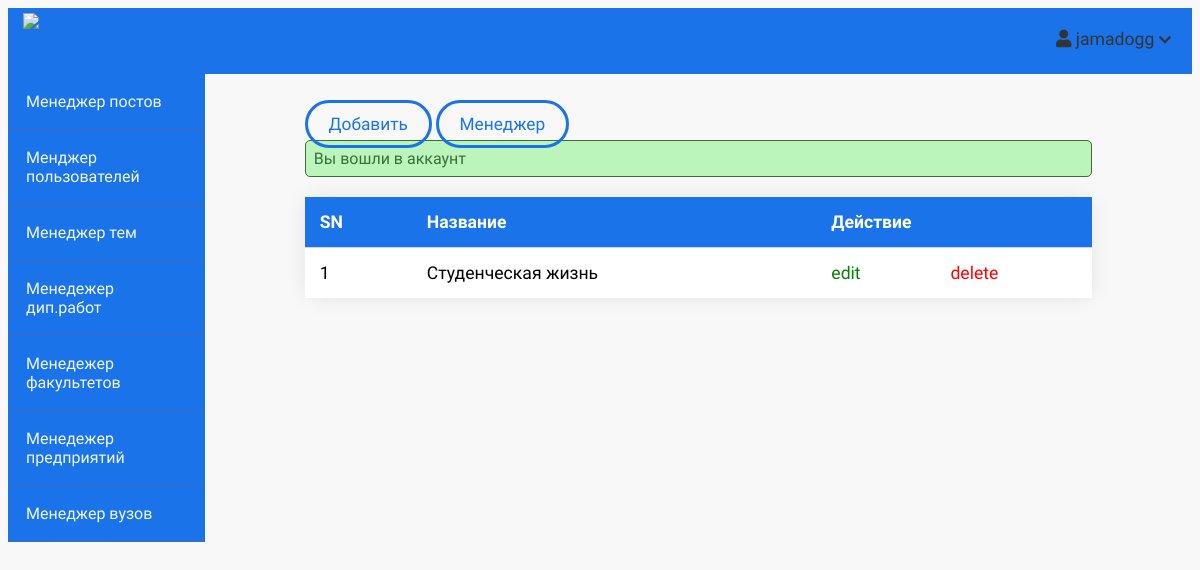
The app's page /admin/topics/index.php (signed in), older data.
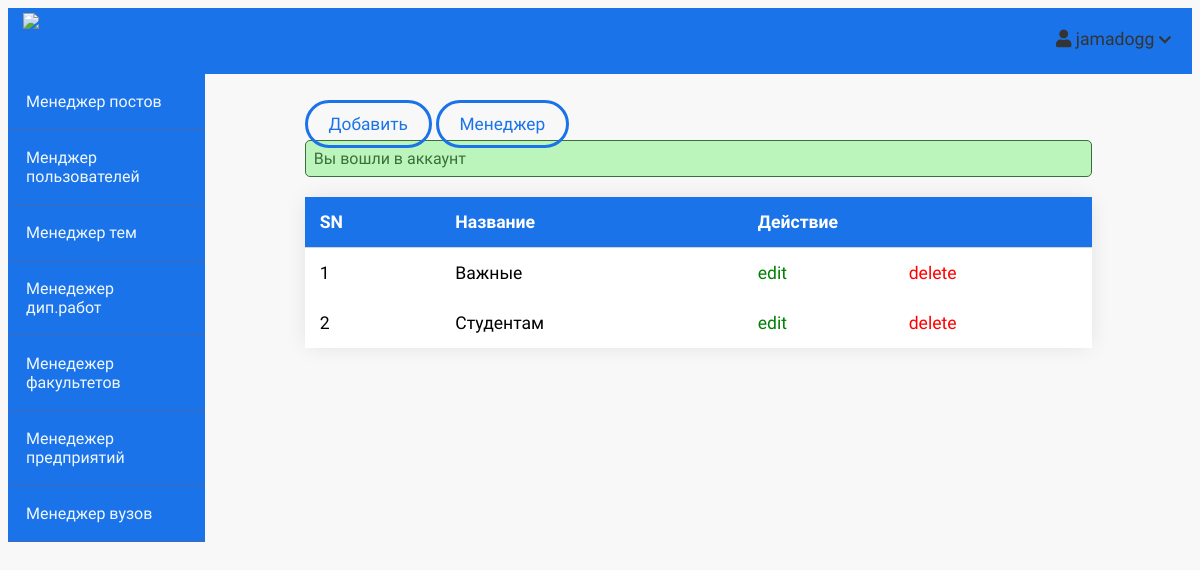
The same page, newer data.
### tables this page shows
CREATE TABLE `topics` (
  `id` int(11) NOT NULL,
  `name` varchar(100) NOT NULL,
  `description` text NOT NULL
);

### app/controllers/topics.php (called while the page is built, shortened)
<?php
include(ROOT_PATH . "/app/database/db.php");
$table = 'topics';
$topics = selectAll($table);

### app/database/db.php (called while the page is built, shortened)
<?php
require('connect.php');
function selectAll($table, $conditions = [])
{
    global $conn;
    $sql = "SELECT * FROM $table";
    if (empty($conditions)) {
        $stmt = $conn->prepare($sql);
        $stmt->execute();
        $records = $stmt->get_result()->fetch_all(MYSQLI_ASSOC);
        return $records;
    }
}

### admin/topics/index.php (the view, shortened to what this page needs)
<?php include(ROOT_PATH . "/app/controllers/topics.php");
?>
<!DOCTYPE html>
<html lang="en">
    <head>
        <link rel="stylesheet"
            href="https://use.fontawesome.com/releases/v5.7.2/css/all.css"
>
        <link rel="stylesheet" href="../../assets/css/style.css">
        <link rel="stylesheet" href="../../assets/css/admin.css">
    </head>
    <body>
    <?php include(ROOT_PATH . "/app/includes/adminHeader.php"); ?>
        <div class="admin-wrapper">
        <?php include(ROOT_PATH . "/app/includes/adminSidebar.php"); ?>
            <div class="admin-content">
                <div class="button-group">
                    <a href="create.php" class="btn btn-big">Добавить</a>
                    <a href="index.php" class="btn btn-big">Менеджер</a>
                </div>
                <div class="content">
                    <?php include(ROOT_PATH . "/app/includes/messages.php"); ?>
                    <div id="firstTable">
                    <table cellspacing="0" cellpadding="0" class="index-table">
                        <thead>
                        <th>SN</th>
                            <th>Название</th>
                            <th colspan="2">Действие</th>
                        </thead>
                        <tbody>
                            <?php foreach ($topics as $key => $topic): ?>
                               <tr>
                                    <td><?php echo $key + 1; ?></td>
                                    <td><?php echo $topic['name']; ?></td>
                                    <td><a href="edit.php?id=<?php echo $topic['id']; ?>" class="edit">edit</a></td>
                                    <td><a href="index.php?del_id=<?php echo $topic['id']; ?>" class="delete">delete</a></td>
                                </tr>
                            <?php endforeach; ?>
                        </tbody>
                    </table>
                            </div>
                </div>
            </div>
        </div>
    </body>
</html>

Row changes from the older to the newer data that the page shows:
changed topics: name "Студенческая жизнь" → "Важные"
added topics: name "Студентам"
